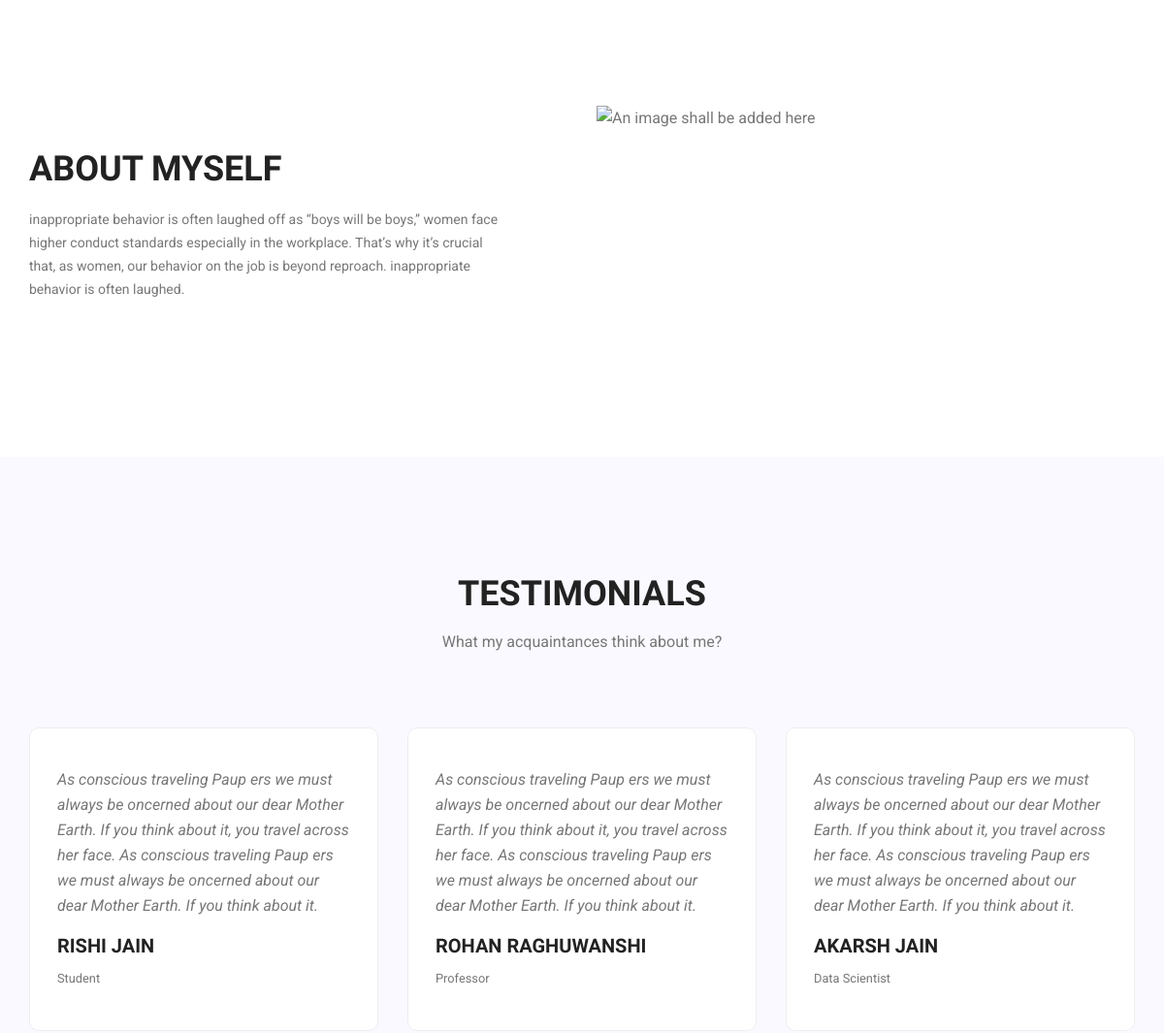
Page /about/ (middle part) on the earlier database version.
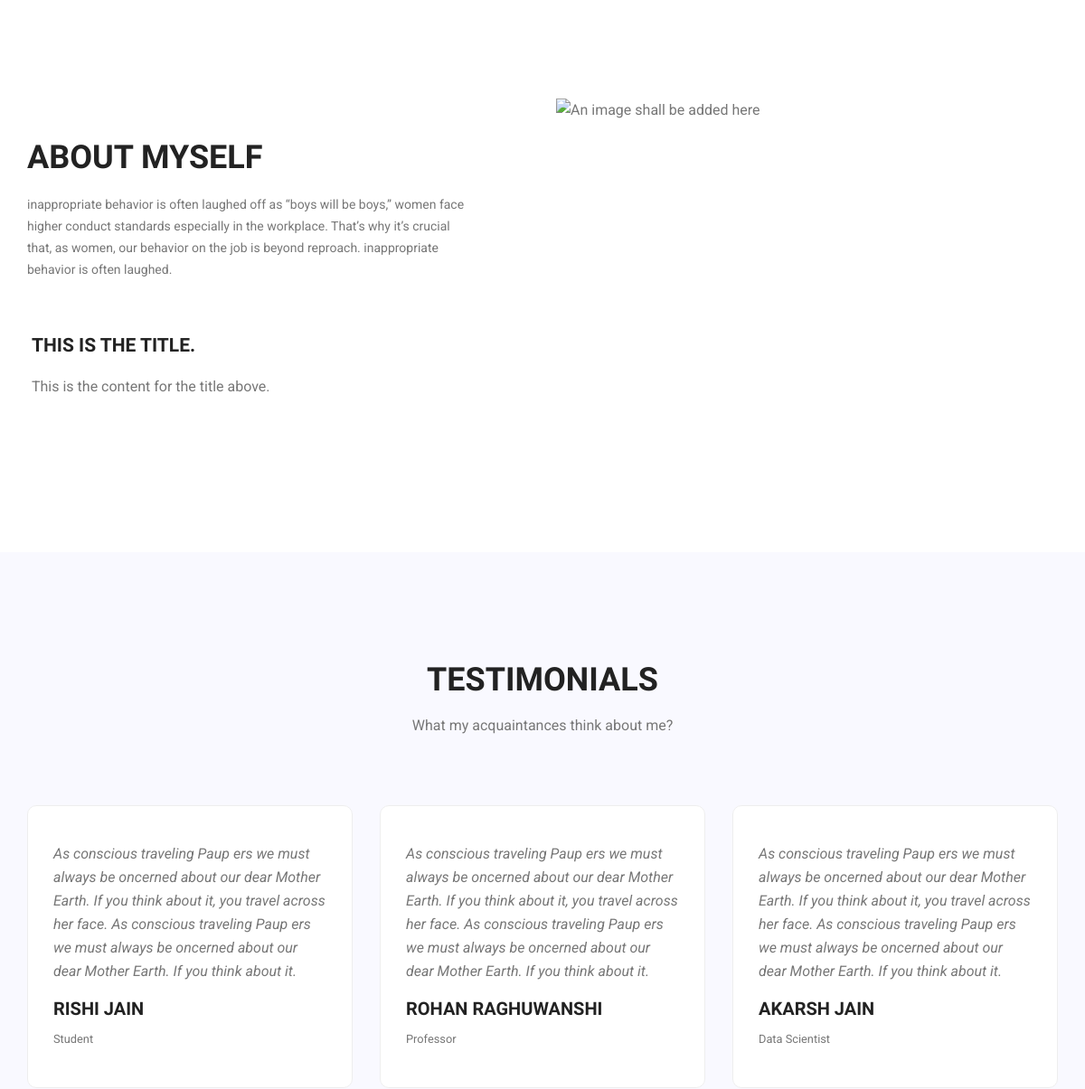
Same page on the later database version.
### homeapp/models.py (models this page shows, shortened)
class Testimonials(models.Model):
    name = models.CharField(max_length=50)
    designation = models.CharField(max_length=50)
    content = models.TextField()
    display = models.BooleanField(default=1)

### portfolio/models.py (models this page shows, shortened)
class About(models.Model):
    title = models.CharField(max_length=50)
    content = models.TextField()

### homeapp/views.py (the view)
# urls.py: path('about/', AboutView.as_view(), name='about'),
class AboutView(TemplateView):
    template_name = "about.html"
    def get_context_data(self, **kwargs):
        context = super(AboutView, self).get_context_data(**kwargs)
        context['about_list'] = About.objects.all()
        context['testimonials_list'] = Testimonials.objects.filter(display=1)
        return context

### templates/about.html (shortened to what this page needs)
{% extends "base.html" %} {% load static %}
{% block body_block %}
        <section class="welcome_area p_120">
        	<div class="container">
        		<div class="row welcome_inner">
        			<div class="col-lg-6">
        				<div class="welcome_text">
        					<h4>About Myself</h4>
        					<p>inappropriate behavior is often laughed off as “boys will be boys,” women face higher conduct standards especially in the workplace. That’s why it’s crucial that, as women, our behavior on the job is beyond reproach. inappropriate behavior is often laughed.</p>
        				</div>
        			</div>
        			<div class="col-lg-6">
								<img src="{% static 'img/banner/home_right_1.png' %}" alt="An image shall be added here">
        			</div>
        			<div class="col-lg-12 row">
                        {% for about in about_list %}
        				    	<div class="feature_item col-lg-6" style="padding:20px">
        				    		<h4>{{ about.title }}</h4>
        				    		<p>{{ about.content }}</p>
        				    	</div>
                        {% endfor %}
        			</div>
        		</div>
        	</div>
        </section>
        <section class="testimonials_area p_120">
        	<div class="container">
        		<div class="main_title">
        			<h2>Testimonials</h2>
        			<p>What my acquaintances think about me?</p>
        		</div>
        		<div class="testi_inner">
					<div class="testi_slider owl-carousel">
					{% for testimonial in testimonials_list %}
						<div class="item">
							<div class="testi_item">
								<p>{{testimonial.content}}</p>
								<h4>{{testimonial.name}}</h4>
								<small>{{ testimonial.designation }}</small>
							</div>
						</div>
					{% endfor %}
					</div>
        		</div>
        	</div>
        </section>
{% endblock body_block %}

Differences in the rows shown:
added About: title "THIS IS THE TITLE.", content "This is the content for the title above."
